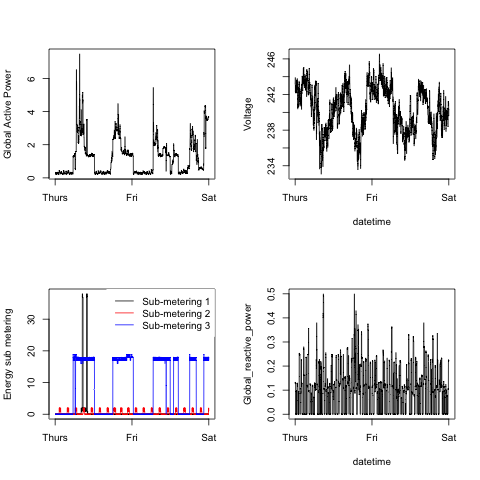

R code for this plot:
source("plotfunctions.R");

png(filename="plot4.png", height=480, width=480)
par(mfrow=c(2,2))
household_power <- read_data();
plot_global_active_power_vs_date_time(household_power, show_units=FALSE);
plot_voltage_vs_date_time(household_power);
plot_sub_metering_vs_date_time(household_power, show_box=FALSE);
plot_global_reactive_power_vs_date_time(household_power);
dev.off();

